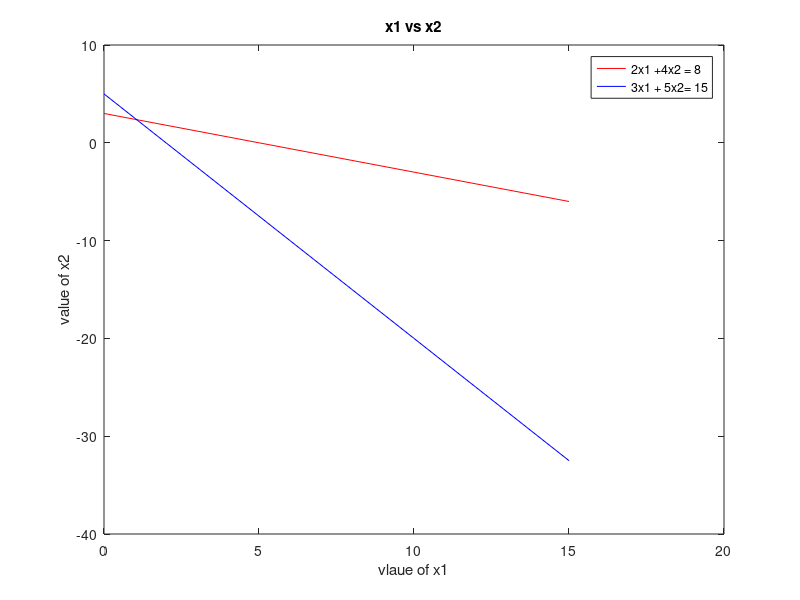

Here is the MATLAB script that generated this plot: (Note: this script raises an error after producing the figure.)
clc
clear all
format short
%Step 1 Input Parameter
A=[3 5;5 2];
B=[15;10];
C=[5 3];

%Step 2 Plot the Graph
x1=0:1: max(B);
x21=(B(1)-A(1,1)*x1)/A(1,2);
x22=(B(2)-A(2,1)*x1)/A(2,2);

plot(x1,x21,'r',x1,x22,'b');
xlabel('vlaue of x1');
ylabel('value of x2');
legend('2x1 +4x2 = 8','3x1 + 5x2= 15');
title('x1 vs x2');

x21=max(0,x21);
x22=max(0,x22);

% Step 3 Find corner points
cx1=find(x1==0);
c1=find(x21==0);
c2=find(x22==0);
line1=[x1(:,[c1 cx1]);x21(:,[c1 cx1])]';
line2=[x1(:,[c2 cx1]);x22(:,[c2 cx1])]';
cornerpts=unique([line1;line2],'rows');

% Step4 Find Intersection Points
sol=[0;0];
for i=1:size(A,1)
    A1=A(i,:);
    B1=B(i);
    for j=i+1:size(A,1)
        A2=A(j,:);
        B2=B(j);
        A3=[A1;A2];
        B3=[B1;B2];
        X=inv(A3)*B3;
        sol=[sol X];
    end 
end
solution=sol';
allpoints=[solution;cornerpts];
pts=unique(allpoints,'rows');

%Step 5 Write Constraints
X1=pts(:,1);
X2=pts(:,2);
const1=3*X1+5*X2-15;
h1=find(const1>0);
pts(h1,:)=[];

X1=pts(:,1);
X2=pts(:,2);
const2=5*X1+2*X2-10;
h2=find(const2>0);
pts(h2,:)=[];

%Step 6 Find Feasible Region
Pts = unique(pts, 'rows');

%Step 7 Compute Objective Function
for i=1:size(Pts,1)
    fx(i,:)=sum(Pts(i,:).*C);
end
ans=[Pts fx];

%Step 8 Find Optimal Soln
[value index]=max(fx);
opt=ans(index,:);
array2table(opt)